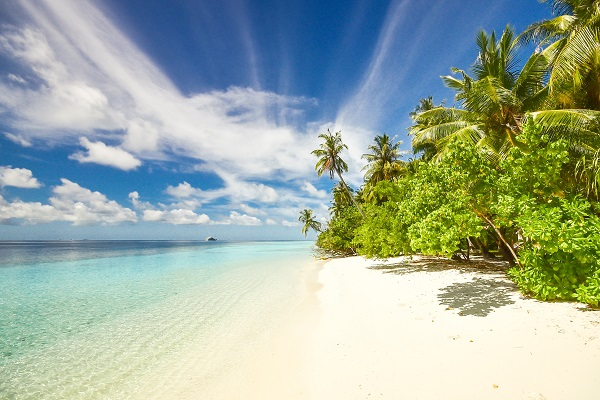
#> input picture input/beach.jpg, 600 x 400 px
$ python histogram_equalizer.py --image input/beach.jpg
#> lines starting #> are read from the running program, lines starting #| are printed output that depends on the picture
'''
Histogram equalization improves the contrast of an image
by "stretching" the distribution of pixels
Useful when the foregroud and background are both dark or both light
'''

import numpy as np
import argparse
import cv2
from matplotlib import pyplot as plt

ap = argparse.ArgumentParser()
ap.add_argument("-i", "--image", required = True, help = "Path to the image")
args = vars(ap.parse_args())

image = cv2.imread(args["image"])
#> image is the input picture: shape (400, 600, 3); mean B, G, R 159.9, 174.7, 158.8
cv2.imshow("Original", image)
cv2.waitKey(0)

image = cv2.cvtColor(image, cv2.COLOR_BGR2GRAY)
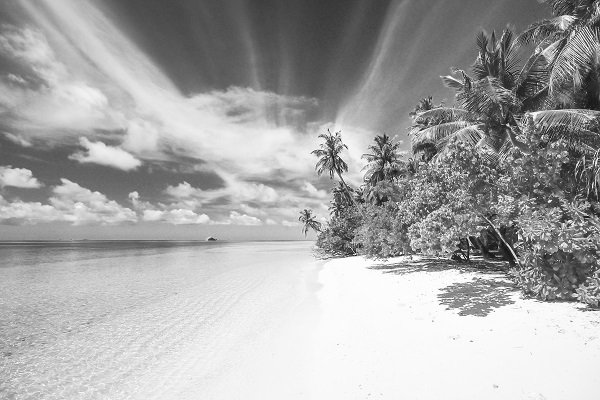
#> image: shape (400, 600); min 5, max 255, mean 168.3
cv2.imshow("Grayscale", image)
cv2.waitKey(0)

hist = cv2.calcHist([image], [0], None, [256], [0, 256])
#> hist = 256 values, max 5236 at index 249, min 0 at index 0, mean 937.5

plt.figure()
plt.title("Grayscale Histogram")
plt.xlabel("Bins")
plt.ylabel("# of Pixels")
plt.plot(hist)
plt.xlim([0, 256])
plt.show()
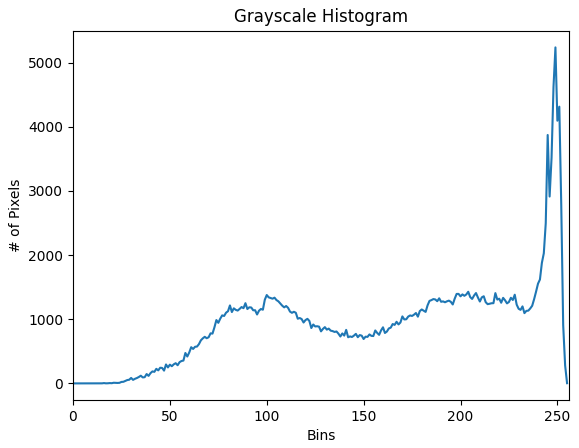
#> figure drawn by matplotlib, 1 panel; curve peaks at x = 249, y = 5236

# histogram equalizer function
eq = cv2.equalizeHist(image)
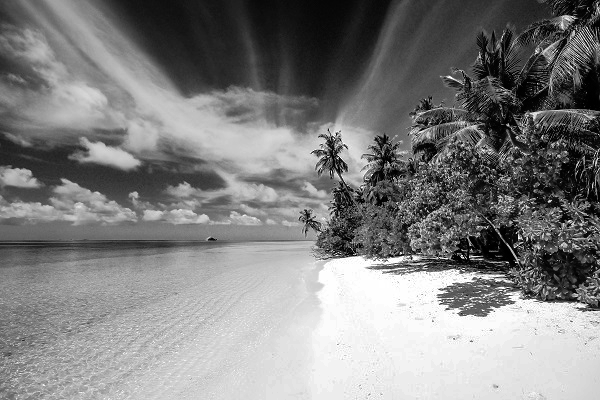
#> eq: shape (400, 600); min 0, max 255, mean 128.3

cv2.imshow("Histogram Equalization", np.hstack([image, eq]))
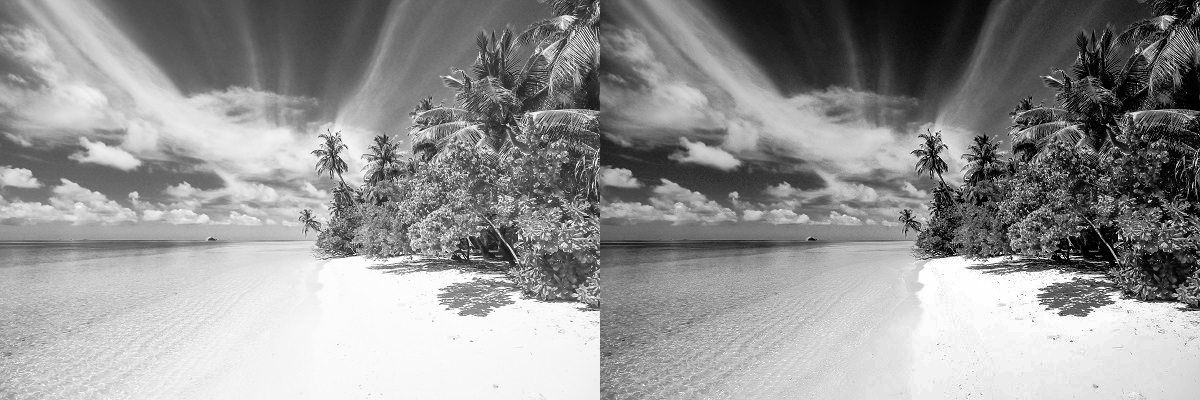
#> window 'Histogram Equalization': shape (400, 1200); min 0, max 255, mean 148.3
cv2.waitKey(0)

hist = cv2.calcHist([eq], [0], None, [256], [0, 256])
#> hist = 256 values, max 5236 at index 242, min 0 at index 23, mean 937.5

plt.figure()
plt.title("Grayscale Histogram")
plt.xlabel("Bins")
plt.ylabel("# of Pixels")
plt.plot(hist)
plt.xlim([0, 256])
plt.show()
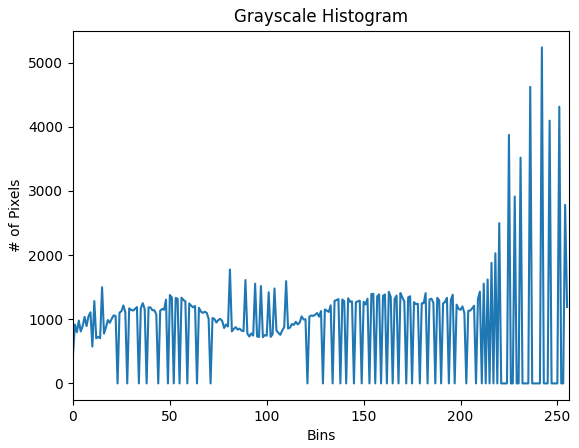
#> figure drawn by matplotlib, 1 panel; curve peaks at x = 242, y = 5236

$ run again, on input/rhino.jpg
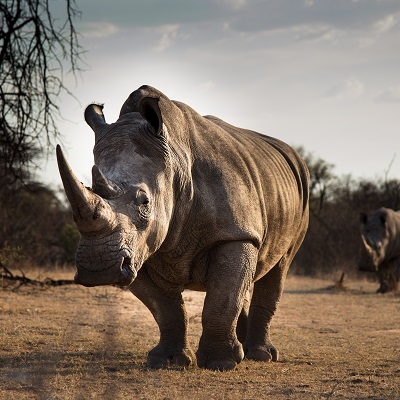
#> input picture input/rhino.jpg, 400 x 400 px
#> image is the input picture: shape (400, 400, 3); mean B, G, R 101.6, 114.3, 128.2
#> image: shape (400, 400)
#> `hist = cv2.calcHist([image], [0], None, [256], [0, 256])`: hist = 256 values, max 1412 at index 31, min 1 at index 255, mean 625
#> `cv2.imshow("Histogram Equalization", np.hstack([image, eq]))`:
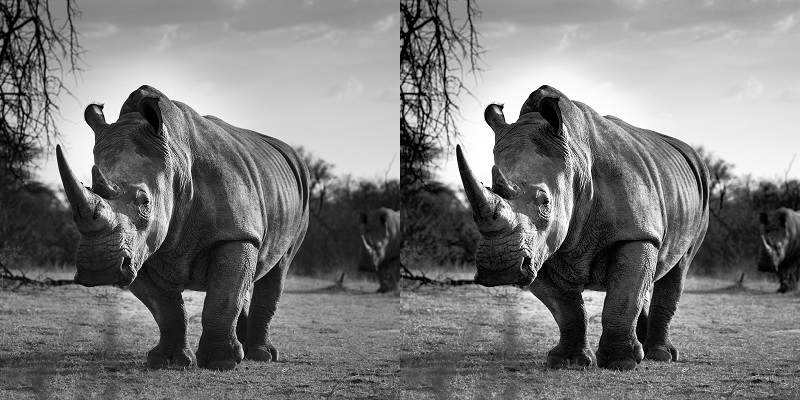
#> window 'Histogram Equalization': shape (400, 800); min 0, max 255, mean 122.5
#> `hist = cv2.calcHist([eq], [0], None, [256], [0, 256])`: hist = 256 values, max 1412 at index 27, min 0 at index 11, mean 625
#> `plt.show()`:
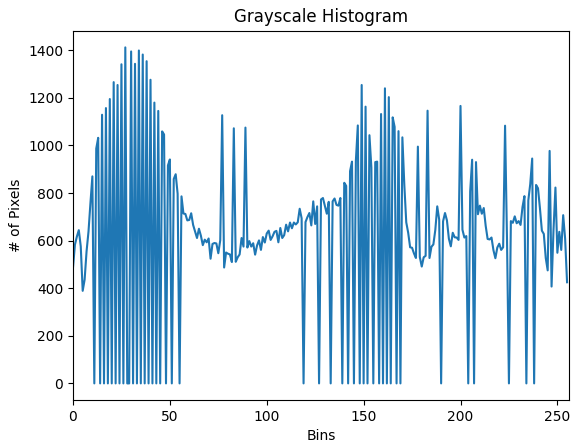
#> figure drawn by matplotlib, 1 panel; curve peaks at x = 27, y = 1412
